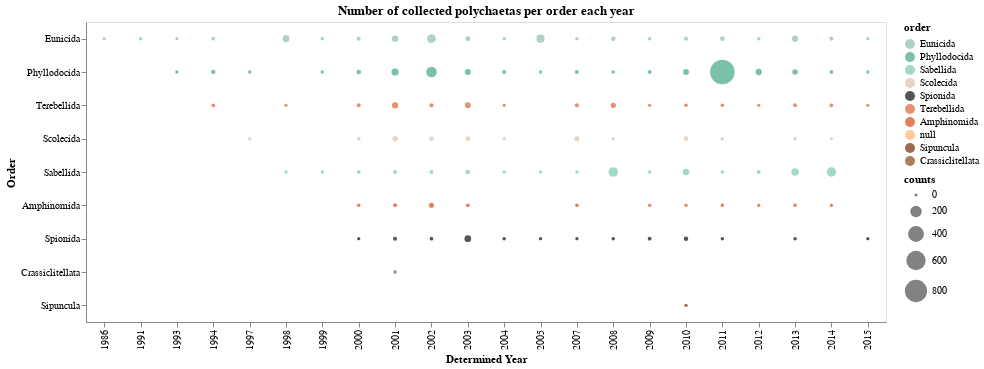

This figure's notebook cell:
### Code cell
g1 = alt.Chart(orders, width=800, height=300, 
               title='Number of collected polychaetas per order each year').mark_circle().encode(
    x= alt.X('determined_year', type='ordinal', title='Determined Year'),
    y= alt.Y('order', type='nominal', title='Order',
            sort= alt.EncodingSortField(field='count', op='max', order='descending')),
    size = alt.Size('counts', scale=alt.Scale(range=[10,600])),
    color = alt.Color('order', scale= alt.Scale(domain=ordens, range=cores)),
    tooltip= alt.Tooltip(['determined_year', 'counts'])
)

# saving graph
# g1.save('./graphs/orders_per_year.html')

g1

### Figure 1 — Vega-Lite specification as saved in the notebook (floating-point values rounded to 4 significant figures)
{"config": {"view": {"continuousWidth": 400, "continuousHeight": 300}}, "data": {"name": "data-2b773495b4da002e865b45cb87e6e1e7"}, "mark": "circle", "encoding": {"color": {"type": "nominal", "field": "order", "scale": {"domain": ["Eunicida", "Phyllodocida", "Sabellida", "Scolecida", "Spionida", "Terebellida", "Amphinomida", NaN, "Sipuncula", "Crassiclitellata"], "range": ["#8ABFB0", "#41A681", "#7ACAAB", "#D9C2AD", "#0D0D0D", "#D96236", "#D94B18", "#FFB27C", "#732C02", "#86471B"]}}, "size": {"type": "quantitative", "field": "counts", "scale": {"range": [10, 600]}}, "tooltip": [{"type": "quantitative", "field": "determined_year"}, {"type": "quantitative", "field": "counts"}], "x": {"type": "ordinal", "field": "determined_year", "title": "Determined Year"}, "y": {"type": "nominal", "field": "order", "sort": {"field": "count", "op": "max", "order": "descending"}, "title": "Order"}}, "height": 300, "title": "Number of collected polychaetas per order each year", "width": 800, "$schema": "https://vega.github.io/schema/vega-lite/v4.8.1.json", "datasets": {"data-2b773495b4da002e865b45cb87e6e1e7": [{"determined_year": 1986.0, "order": "Eunicida", "counts": 1}, {"determined_year": 1991.0, "order": "Eunicida", "counts": 4}, {"determined_year": 1993.0, "order": "Eunicida", "counts": 1}, {"determined_year": 1993.0, "order": "Phyllodocida", "counts": 1}, {"determined_year": 1994.0, "order": "Eunicida", "counts": 7}, {"determined_year": 1994.0, "order": "Phyllodocida", "counts": 14}, {"determined_year": 1994.0, "order": "Terebellida", "counts": 6}, {"determined_year": 1997.0, "order": "Phyllodocida", "counts": 1}, {"determined_year": 1997.0, "order": "Scolecida", "counts": 1}, {"determined_year": 1998.0, "order": "Eunicida", "counts": 62}, {"determined_year": 1998.0, "order": "Sabellida", "counts": 1}, {"determined_year": 1998.0, "order": "Terebellida", "counts": 1}, {"determined_year": 1999.0, "order": "Eunicida", "counts": 5}, {"determined_year": 1999.0, "order": "Phyllodocida", "counts": 2}, {"determined_year": 1999.0, "order": "Sabellida", "counts": 1}, {"determined_year": 2000.0, "order": "Amphinomida", "counts": 4}, {"determined_year": 2000.0, "order": "Eunicida", "counts": 11}, {"determined_year": 2000.0, "order": "Phyllodocida", "counts": 19}, {"determined_year": 2000.0, "order": "Sabellida", "counts": 7}, {"determined_year": 2000.0, "order": "Scolecida", "counts": 8}, {"determined_year": 2000.0, "order": "Spionida", "counts": 2}, {"determined_year": 2000.0, "order": "Terebellida", "counts": 9}, {"determined_year": 2001.0, "order": "Amphinomida", "counts": 9}, {"determined_year": 2001.0, "order": "Crassiclitellata", "counts": 1}, {"determined_year": 2001.0, "order": "Eunicida", "counts": 51}, {"determined_year": 2001.0, "order": "Phyllodocida", "counts": 69}, {"determined_year": 2001.0, "order": "Sabellida", "counts": 9}, {"determined_year": 2001.0, "order": "Scolecida", "counts": 34}, {"determined_year": 2001.0, "order": "Spionida", "counts": 10}, {"determined_year": 2001.0, "order": "Terebellida", "counts": 49}, {"determined_year": 2002.0, "order": "Amphinomida", "counts": 26}, {"determined_year": 2002.0, "order": "Eunicida", "counts": 111}, {"determined_year": 2002.0, "order": "Phyllodocida", "counts": 169}, {"determined_year": 2002.0, "order": "Sabellida", "counts": 9}, {"determined_year": 2002.0, "order": "Scolecida", "counts": 17}, {"determined_year": 2002.0, "order": "Spionida", "counts": 6}, {"determined_year": 2002.0, "order": "Terebellida", "counts": 13}, {"determined_year": 2003.0, "order": "Amphinomida", "counts": 8}, {"determined_year": 2003.0, "order": "Eunicida", "counts": 23}, {"determined_year": 2003.0, "order": "Phyllodocida", "counts": 41}, {"determined_year": 2003.0, "order": "Sabellida", "counts": 20}, {"determined_year": 2003.0, "order": "Scolecida", "counts": 20}, {"determined_year": 2003.0, "order": "Spionida", "counts": 57}, {"determined_year": 2003.0, "order": "Terebellida", "counts": 42}, {"determined_year": 2004.0, "order": "Eunicida", "counts": 3}, {"determined_year": 2004.0, "order": "Phyllodocida", "counts": 11}, {"determined_year": 2004.0, "order": "Sabellida", "counts": 3}, {"determined_year": 2004.0, "order": "Scolecida", "counts": 1}, {"determined_year": 2004.0, "order": "Spionida", "counts": 3}, {"determined_year": 2004.0, "order": "Terebellida", "counts": 2}, {"determined_year": 2005.0, "order": "Eunicida", "counts": 93}, {"determined_year": 2005.0, "order": "Phyllodocida", "counts": 3}, {"determined_year": 2005.0, "order": "Sabellida", "counts": 2}, {"determined_year": 2005.0, "order": "Spionida", "counts": 1}, {"determined_year": 2007.0, "order": "Amphinomida", "counts": 5}, {"determined_year": 2007.0, "order": "Eunicida", "counts": 4}, {"determined_year": 2007.0, "order": "Phyllodocida", "counts": 13}, {"determined_year": 2007.0, "order": "Sabellida", "counts": 2}, {"determined_year": 2007.0, "order": "Scolecida", "counts": 26}, {"determined_year": 2007.0, "order": "Spionida", "counts": 1}, {"determined_year": 2007.0, "order": "Terebellida", "counts": 13}, {"determined_year": 2008.0, "order": "Eunicida", "counts": 16}, {"determined_year": 2008.0, "order": "Phyllodocida", "counts": 5}, {"determined_year": 2008.0, "order": "Sabellida", "counts": 135}, {"determined_year": 2008.0, "order": "Scolecida", "counts": 1}, {"determined_year": 2008.0, "order": "Spionida", "counts": 4}, {"determined_year": 2008.0, "order": "Terebellida", "counts": 29}, {"determined_year": 2009.0, "order": "Amphinomida", "counts": 2}, {"determined_year": 2009.0, "order": "Eunicida", "counts": 4}, {"determined_year": 2009.0, "order": "Phyllodocida", "counts": 11}, {"determined_year": 2009.0, "order": "Sabellida", "counts": 3}, {"determined_year": 2009.0, "order": "Spionida", "counts": 8}, {"determined_year": 2009.0, "order": "Terebellida", "counts": 2}, {"determined_year": 2010.0, "order": "Amphinomida", "counts": 1}, {"determined_year": 2010.0, "order": "Eunicida", "counts": 11}, {"determined_year": 2010.0, "order": "Phyllodocida", "counts": 42}, {"determined_year": 2010.0, "order": "Sabellida", "counts": 55}, {"determined_year": 2010.0, "order": "Scolecida", "counts": 21}, {"determined_year": 2010.0, "order": "Sipuncula", "counts": 2}, {"determined_year": 2010.0, "order": "Spionida", "counts": 17}, {"determined_year": 2010.0, "order": "Terebellida", "counts": 4}, {"determined_year": 2011.0, "order": "Amphinomida", "counts": 3}, {"determined_year": 2011.0, "order": "Eunicida", "counts": 22}, {"determined_year": 2011.0, "order": "Phyllodocida", "counts": 973}, {"determined_year": 2011.0, "order": "Sabellida", "counts": 5}, {"determined_year": 2011.0, "order": "Scolecida", "counts": 3}, {"determined_year": 2011.0, "order": "Spionida", "counts": 3}, {"determined_year": 2011.0, "order": "Terebellida", "counts": 4}, {"determined_year": 2012.0, "order": "Amphinomida", "counts": 1}, {"determined_year": 2012.0, "order": "Eunicida", "counts": 4}, {"determined_year": 2012.0, "order": "Phyllodocida", "counts": 48}, {"determined_year": 2012.0, "order": "Sabellida", "counts": 8}, {"determined_year": 2012.0, "order": "Terebellida", "counts": 1}, {"determined_year": 2013.0, "order": "Amphinomida", "counts": 3}, {"determined_year": 2013.0, "order": "Eunicida", "counts": 47}, {"determined_year": 2013.0, "order": "Phyllodocida", "counts": 33}, {"determined_year": 2013.0, "order": "Sabellida", "counts": 78}, {"determined_year": 2013.0, "order": "Scolecida", "counts": 6}, {"determined_year": 2013.0, "order": "Spionida", "counts": 4}, {"determined_year": 2013.0, "order": "Terebellida", "counts": 10}, {"determined_year": 2014.0, "order": "Amphinomida", "counts": 2}, {"determined_year": 2014.0, "order": "Eunicida", "counts": 12}, {"determined_year": 2014.0, "order": "Phyllodocida", "counts": 8}, {"determined_year": 2014.0, "order": "Sabellida", "counts": 128}, {"determined_year": 2014.0, "order": "Scolecida", "counts": 1}, {"determined_year": 2014.0, "order": "Terebellida", "counts": 8}, {"determined_year": 2015.0, "order": "Eunicida", "counts": 2}, {"determined_year": 2015.0, "order": "Phyllodocida", "counts": 2}, {"determined_year": 2015.0, "order": "Spionida", "counts": 2}, {"determined_year": 2015.0, "order": "Terebellida", "counts": 1}]}}
